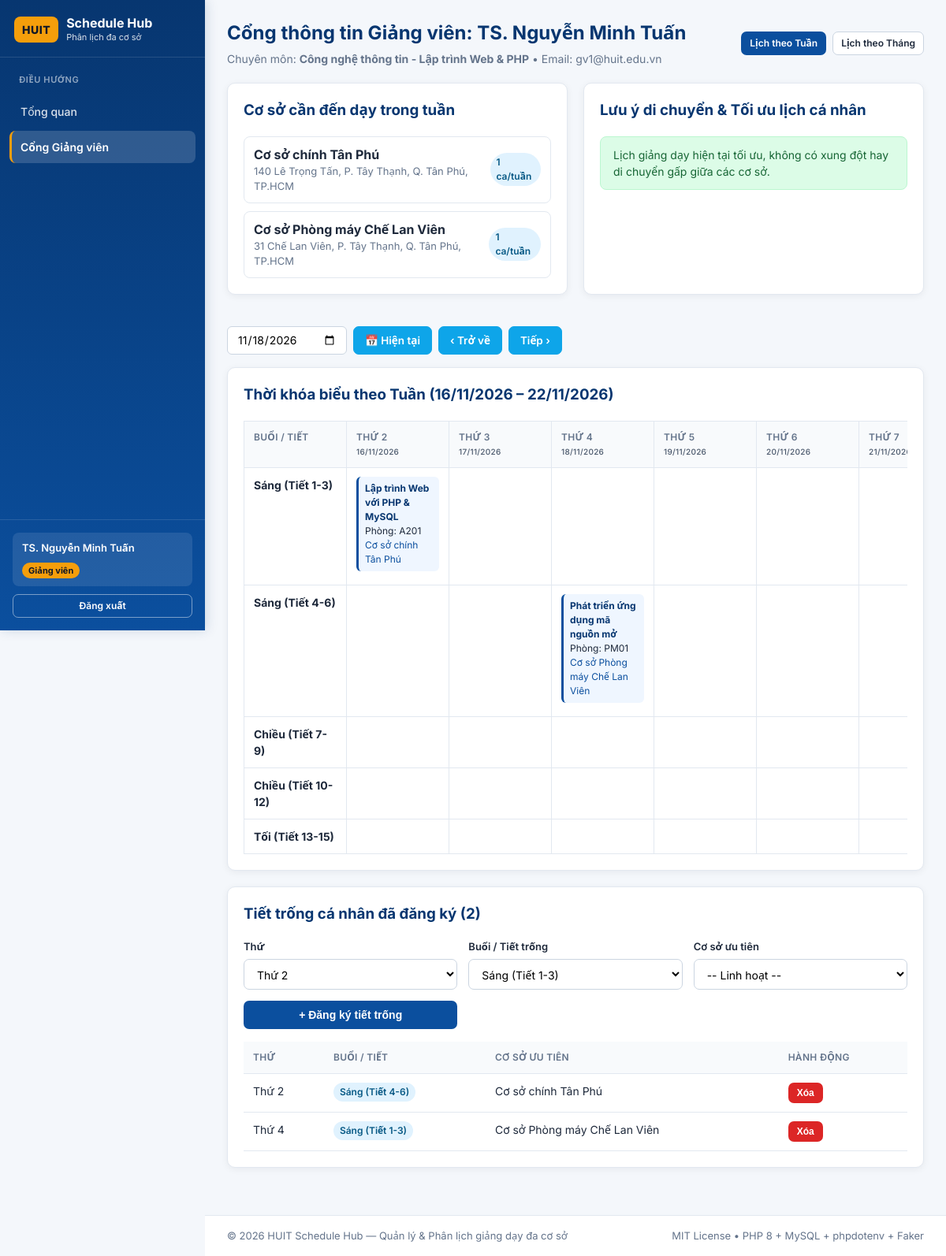
The page /portal.php?token=huit_portal_gv1_token on the database its author committed.
### tables this page shows
CREATE TABLE `teachers` (
    `id` INT UNSIGNED AUTO_INCREMENT PRIMARY KEY,
    `full_name` VARCHAR(120) NOT NULL,
    `email` VARCHAR(150) NOT NULL UNIQUE,
    `phone` VARCHAR(25) NOT NULL,
    `expertise` VARCHAR(200) NOT NULL COMMENT 'Chuyên môn chính',
    `password_hash` VARCHAR(255) DEFAULT NULL,
    `portal_token` VARCHAR(64) DEFAULT NULL UNIQUE,
    `created_at` TIMESTAMP DEFAULT CURRENT_TIMESTAMP
);

CREATE TABLE `schedules` (
    `id` INT UNSIGNED AUTO_INCREMENT PRIMARY KEY,
    `teacher_id` INT UNSIGNED NOT NULL,
    `branch_id` INT UNSIGNED NOT NULL,
    `subject_name` VARCHAR(180) NOT NULL COMMENT 'Tên học phần',
    `room` VARCHAR(50) NOT NULL COMMENT 'Phòng học',
    `day_of_week` TINYINT UNSIGNED NOT NULL COMMENT '2=Thứ 2 ... 7=Thứ 7, 8=Chủ nhật',
    `shift_or_periods` VARCHAR(80) NOT NULL COMMENT 'Buổi hoặc Tiết học cụ thể',
    `start_date` DATE NOT NULL DEFAULT '2026-09-07' COMMENT 'Ngày bắt đầu áp dụng',
    `end_date` DATE NOT NULL DEFAULT '2026-12-20' COMMENT 'Ngày kết thúc áp dụng',
    `notes` VARCHAR(255) DEFAULT NULL,
    `created_at` TIMESTAMP DEFAULT CURRENT_TIMESTAMP,
    CONSTRAINT `fk_schedules_teacher` FOREIGN KEY (`teacher_id`) REFERENCES `teachers`(`id`) ON DELETE CASCADE,
    CONSTRAINT `fk_schedules_branch` FOREIGN KEY (`branch_id`) REFERENCES `branches`(`id`) ON DELETE CASCADE,
    INDEX `idx_teacher_day` (`teacher_id`, `day_of_week`),
    INDEX `idx_branch_day` (`branch_id`, `day_of_week`)
);

CREATE TABLE `branches` (
    `id` INT UNSIGNED AUTO_INCREMENT PRIMARY KEY,
    `branch_name` VARCHAR(150) NOT NULL,
    `address` VARCHAR(255) NOT NULL,
    `created_at` TIMESTAMP DEFAULT CURRENT_TIMESTAMP
);

CREATE TABLE `teacher_availabilities` (
    `id` INT UNSIGNED AUTO_INCREMENT PRIMARY KEY,
    `teacher_id` INT UNSIGNED NOT NULL,
    `day_of_week` TINYINT UNSIGNED NOT NULL COMMENT '2=Thứ 2 ... 7=Thứ 7, 8=Chủ nhật',
    `shift_or_periods` VARCHAR(80) NOT NULL COMMENT 'Khung tiết/buổi trống',
    `preferred_branch_id` INT UNSIGNED DEFAULT NULL,
    `note` VARCHAR(200) DEFAULT NULL,
    `created_at` TIMESTAMP DEFAULT CURRENT_TIMESTAMP,
    CONSTRAINT `fk_avail_teacher` FOREIGN KEY (`teacher_id`) REFERENCES `teachers`(`id`) ON DELETE CASCADE,
    CONSTRAINT `fk_avail_branch` FOREIGN KEY (`preferred_branch_id`) REFERENCES `branches`(`id`) ON DELETE SET NULL,
    UNIQUE KEY `uq_teacher_slot` (`teacher_id`, `day_of_week`, `shift_or_periods`)
);

### src/Models/Teacher.php (called while the page is built, shortened)
<?php
class Teacher
{
    public static function find(int $id): ?array
    {
        $pdo = Database::getConnection();
        $stmt = $pdo->prepare('SELECT id, full_name, email, phone, expertise, portal_token, created_at FROM teachers WHERE id = :id');
        $stmt->execute(['id' => $id]);
        $row = $stmt->fetch();
        return $row ?: null;
    }
}

### src/Services/AuthService.php (called while the page is built, shortened)
<?php
class AuthService
{
    public static function user(): ?array
    {
        return $_SESSION['auth'] ?? null;
    }
}

### src/Models/Schedule.php (called while the page is built, shortened)
<?php
class Schedule
{
    public static function all(array $filters = []): array
    {
        $pdo = Database::getConnection();
        $sql = 'SELECT s.*, t.full_name AS teacher_name, t.expertise AS teacher_expertise, t.email AS teacher_email,
                       b.branch_name, b.address AS branch_address
                FROM schedules s
                INNER JOIN teachers t ON s.teacher_id = t.id
                INNER JOIN branches b ON s.branch_id = b.id
                WHERE 1=1';
        $params = [];
        if (!empty($filters['teacher_id'])) {
            $sql .= ' AND s.teacher_id = :teacher_id';
            $params['teacher_id'] = (int) $filters['teacher_id'];
        }
        if (!empty($filters['day_of_week'])) {
            $sql .= ' AND s.day_of_week = :day_of_week';
            $params['day_of_week'] = (int) $filters['day_of_week'];
        }
        if (!empty($filters['date_from']) && !empty($filters['date_to'])) {
            $sql .= ' AND s.start_date <= :date_to AND s.end_date >= :date_from';
            $params['date_from'] = $filters['date_from'];
            $params['date_to'] = $filters['date_to'];
        }
        $sql .= ' ORDER BY s.day_of_week ASC, s.shift_or_periods ASC, s.id DESC';
        $stmt = $pdo->prepare($sql);
        $stmt->execute($params);
        return $stmt->fetchAll();
    }
}

### src/Models/Availability.php (called while the page is built, shortened)
<?php
class Availability
{
    public static function all(?int $teacherId = null): array
    {
        $pdo = Database::getConnection();
        $sql = 'SELECT a.*, t.full_name AS teacher_name, t.expertise, b.branch_name AS preferred_branch_name
                FROM teacher_availabilities a
                INNER JOIN teachers t ON a.teacher_id = t.id
                LEFT JOIN branches b ON a.preferred_branch_id = b.id
                WHERE 1=1';
        $params = [];
        if ($teacherId) {
            $sql .= ' AND a.teacher_id = :teacher_id';
            $params['teacher_id'] = $teacherId;
        }
        $sql .= ' ORDER BY a.day_of_week ASC, a.shift_or_periods ASC, t.full_name ASC';
        $stmt = $pdo->prepare($sql);
        $stmt->execute($params);
        return $stmt->fetchAll();
    }
}

### portal.php (the view, shortened to what this page needs)
<?php
require_once __DIR__ . '/src/Views/layout.php';
$user = AuthService::user();
$teachers = Teacher::all();
$activeTeacherId = null;
if ($user && $user['role'] === 'teacher') {
    $activeTeacherId = (int) $user['teacher_id'];
} elseif ($user && $user['role'] === 'admin') {
    $activeTeacherId = !empty($_GET['teacher_id']) ? (int) $_GET['teacher_id'] : (!empty($teachers) ? (int) $teachers[0]['id'] : null);
} else {
    setFlash('info', 'Vui lòng đăng nhập bằng tài khoản Giảng viên hoặc truy cập qua đường dẫn riêng.');
    header('Location: login.php');
    exit;
}
$teacher = $activeTeacherId ? Teacher::find($activeTeacherId) : null;
$viewMode = ($_GET['view'] ?? 'week') === 'month' ? 'month' : 'week';
$rawDate = trim((string) ($_GET['date'] ?? date('Y-m-d')));
$dt = DateTimeImmutable::createFromFormat('Y-m-d', $rawDate) ?: new DateTimeImmutable('today');
$selectedDate = $dt->format('Y-m-d');
$todayStr = date('Y-m-d');
$isoWeekday = (int) $dt->format('N');
$weekStart = $dt->modify('-' . ($isoWeekday - 1) . ' days');
$weekDates = [];
foreach (ScheduleOptimizer::DAYS as $dNum => $dName) {
    $offset = $dNum - 2;
    $dObj = $weekStart->modify("+{$offset} days");
    $weekDates[$dNum] = $dObj->format('Y-m-d');
}
$prevDate = $viewMode === 'month' ? $dt->modify('-1 month')->format('Y-m-d') : $dt->modify('-7 days')->format('Y-m-d');
$nextDate = $viewMode === 'month' ? $dt->modify('+1 month')->format('Y-m-d') : $dt->modify('+7 days')->format('Y-m-d');
$buildPortalUrl = static function (array $overrides = []) use ($activeTeacherId, $viewMode, $selectedDate): string {
    $params = array_merge([
        'teacher_id' => $activeTeacherId,
        'view' => $viewMode,
        'date' => $selectedDate,
    ], $overrides);
    return 'portal.php?' . http_build_query($params);
};
$rangeStart = $viewMode === 'month' ? $dt->modify('first day of this month')->format('Y-m-d') : $weekDates[2];
$rangeEnd = $viewMode === 'month' ? $dt->modify('last day of this month')->format('Y-m-d') : $weekDates[8];
$schedules = Schedule::all([
    'teacher_id' => $activeTeacherId,
    'date_from' => $rangeStart,
    'date_to' => $rangeEnd,
]);
$availabilities = Availability::all($activeTeacherId);
$grid = [];
$campusSummary = [];
foreach ($schedules as $s) {
    $d = (int) $s['day_of_week'];
    $grid[$d][$s['shift_or_periods']][] = $s;
    $campusSummary[$s['branch_id']] = [
        'branch_name' => $s['branch_name'],
        'address' => $s['branch_address'],
        'count' => ($campusSummary[$s['branch_id']]['count'] ?? 0) + 1,
    ];
}
?>
<div class="page-header">
    <div>
        <h1>Cổng thông tin Giảng viên: <?= e($teacher['full_name']) ?></h1>
        <p>Chuyên môn: <strong><?= e($teacher['expertise']) ?></strong> &bull; Email: <?= e($teacher['email']) ?></p>
    </div>
    <div class="no-print" style="display:flex;gap:8px;align-items:center;flex-wrap:wrap;">
        <a href="<?= e($buildPortalUrl(['view' => 'week'])) ?>" class="btn btn-sm <?= $viewMode === 'week' ? 'btn-primary' : 'btn-outline' ?>">Lịch theo Tuần</a>
        <a href="<?= e($buildPortalUrl(['view' => 'month'])) ?>" class="btn btn-sm <?= $viewMode === 'month' ? 'btn-primary' : 'btn-outline' ?>">Lịch theo Tháng</a>
    </div>
</div>
<div class="grid-2">
    <div class="card">
        <h3>Cơ sở cần đến dạy trong tuần</h3>
        <?php if (empty($campusSummary)): ?>
            <p style="color:#64748b;">Hiện chưa có lịch giảng dạy nào được phân.</p>
        <?php else: ?>
            <div style="display:grid;gap:10px;">
                <?php foreach ($campusSummary as $c): ?>
                    <div style="padding:10px 12px;border:1px solid #e2e8f0;border-radius:8px;display:flex;justify-content:space-between;align-items:center;">
                        <div>
                            <strong><?= e($c['branch_name']) ?></strong>
                            <div style="font-size:13px;color:#64748b;"><?= e($c['address']) ?></div>
                        </div>
                        <span class="badge badge-info"><?= (int) $c['count'] ?> ca/tuần</span>
                    </div>
                <?php endforeach; ?>
            </div>
        <?php endif; ?>
    </div>
    <div class="card">
        <h3>Lưu ý di chuyển &amp; Tối ưu lịch cá nhân</h3>
        <?php
        $hasWarn = false;
        if (!$hasWarn): ?>
            <div class="alert alert-success" style="margin:0;">Lịch giảng dạy hiện tại tối ưu, không có xung đột hay di chuyển gấp giữa các cơ sở.</div>
        <?php endif; ?>
    </div>
</div>
<div class="schedule-toolbar no-print">
    <form method="GET" action="portal.php" style="display:inline-flex;margin:0;">
        <input type="date" name="date" value="<?= e($selectedDate) ?>" onchange="this.form.submit()" aria-label="Chọn ngày">
    </form>
    <a href="<?= e($buildPortalUrl(['date' => $todayStr])) ?>" class="btn btn-sky">&#128197; Hiện tại</a>
    <a href="<?= e($buildPortalUrl(['date' => $prevDate])) ?>" class="btn btn-sky">&lsaquo; Trở về</a>
    <a href="<?= e($buildPortalUrl(['date' => $nextDate])) ?>" class="btn btn-sky">Tiếp &rsaquo;</a>
</div>
<?php if ($viewMode === 'week'): ?>
<div class="card">
    <h3>Thời khóa biểu theo Tuần (<?= date('d/m/Y', strtotime($weekDates[2])) ?> &ndash; <?= date('d/m/Y', strtotime($weekDates[8])) ?>)</h3>
    <div class="table-wrap">
        <table class="timetable-grid">
            <thead>
                <tr>
                    <th>Buổi / Tiết</th>
                    <?php foreach (ScheduleOptimizer::DAYS as $dNum => $dName):
                        $colDate = $weekDates[$dNum];
                        ?>
                        <th>
                            <?= e($dName) ?><br>
                            <small style="font-weight:500;color:#475569;"><?= date('d/m/Y', strtotime($colDate)) ?></small>
                        </th>
                    <?php endforeach; ?>
                </tr>
            </thead>
            <tbody>
                <?php foreach (array_keys(ScheduleOptimizer::SLOTS) as $slotName): ?>
                    <tr>
                        <td><strong><?= e($slotName) ?></strong></td>
                        <?php foreach (ScheduleOptimizer::DAYS as $dNum => $dName):
                            ?>
                            <td>
                                <?php if (!empty($grid[$dNum][$slotName])): ?>
                                    <?php foreach ($grid[$dNum][$slotName] as $item):
                                        ?>
                                        <div class="slot-card">
                                            <strong><?= e($item['subject_name']) ?></strong>
                                            <div>Phòng: <?= e($item['room']) ?></div>
                                            <div style="color:#0b4f9e;"><?= e($item['branch_name']) ?></div>
                                        </div>
                                    <?php endforeach; ?>
                                <?php endif; ?>
                            </td>
                        <?php endforeach; ?>
                    </tr>
                <?php endforeach; ?>
            </tbody>
        </table>
    </div>
</div>
<?php endif; ?>
<div class="card">
    <h3>Tiết trống cá nhân đã đăng ký (<?= count($availabilities) ?>)</h3>
    <form method="POST" action="portal.php?teacher_id=<?= $activeTeacherId ?>&view=<?= e($viewMode) ?>" class="form-grid" style="align-items:end;margin-bottom:16px;">
        <div class="form-group">
            <label>Thứ</label>
            <select name="day_of_week" required>
                <?php foreach (ScheduleOptimizer::DAYS as $dNum => $dName): ?>
                    <option value="<?= $dNum ?>"><?= e($dName) ?></option>
                <?php endforeach; ?>
            </select>
        </div>
        <div class="form-group">
            <label>Buổi / Tiết trống</label>
            <select name="shift_or_periods" required>
                <?php foreach (array_keys(ScheduleOptimizer::SLOTS) as $slotName): ?>
                    <option value="<?= e($slotName) ?>"><?= e($slotName) ?></option>
                <?php endforeach; ?>
            </select>
        </div>
        <div class="form-group">
            <label>Cơ sở ưu tiên</label>
            <select name="preferred_branch_id">
                <option value="">-- Linh hoạt --</option>
            </select>
        </div>
        <div class="form-group">
            <button type="submit" class="btn btn-primary">+ Đăng ký tiết trống</button>
        </div>
    </form>
    <div class="table-wrap">
        <table>
            <thead>
                <tr>
                    <th>Thứ</th>
                    <th>Buổi / Tiết</th>
                    <th>Cơ sở ưu tiên</th>
                    <th>Hành động</th>
                </tr>
            </thead>
            <tbody>
                <?php foreach ($availabilities as $av): ?>
                    <tr>
                        <td><?= e(ScheduleOptimizer::DAYS[(int) $av['day_of_week']] ?? '') ?></td>
                        <td><span class="badge badge-info"><?= e($av['shift_or_periods']) ?></span></td>
                        <td><?= e($av['preferred_branch_name'] ?? 'Linh hoạt') ?></td>
                        <td>
                            <form method="POST" action="portal.php?teacher_id=<?= $activeTeacherId ?>&view=<?= e($viewMode) ?>" style="margin:0;">
                                <button type="submit" class="btn btn-sm btn-danger">Xóa</button>
                            </form>
                        </td>
                    </tr>
                <?php endforeach; ?>
            </tbody>
        </table>
    </div>
</div>

### rows shown on the page
teachers: full_name "TS. Nguyễn Minh Tuấn", expertise "Công nghệ thông tin - Lập trình Web & PHP", email "gv1@huit.edu.vn"
schedules: branch.branch_name "Cơ sở Phòng máy Chế Lan Viên", branch.address "31 Chế Lan Viên, P. Tây Thạnh, Q. Tân Phú, TP.HCM", teacher "1", subject_name "Phát triển ứng dụng mã nguồn mở", room "PM01"
schedules: subject_name "Lập trình Web với PHP & MySQL", room "A201", branch.branch_name "Cơ sở chính Tân Phú"
teacher_availabilities: day_of_week "Thứ 2", shift_or_periods "Sáng (Tiết 4-6)", preferred_branch.branch_name "Cơ sở chính Tân Phú"
teacher_availabilities: day_of_week "Thứ 4", shift_or_periods "Sáng (Tiết 1-3)", preferred_branch.branch_name "Cơ sở Phòng máy Chế Lan Viên"

### other values the page prints
$user['name'] "TS. Nguyễn Minh Tuấn"
$c['branch_name'] "Cơ sở chính Tân Phú"
$c['address'] "140 Lê Trọng Tấn, P. Tây Thạnh, Q. Tân Phú, TP.HCM"
$c['count'] "1"
date('d/m/Y', strtotime($weekDates[2])) "16/11/2026"
date('d/m/Y', strtotime($weekDates[8])) "22/11/2026"
$dName "THỨ 2"
date('d/m/Y', strtotime($colDate)) "16/11/2026"
$dName "THỨ 3"
date('d/m/Y', strtotime($colDate)) "17/11/2026"
$dName "THỨ 4"
date('d/m/Y', strtotime($colDate)) "18/11/2026"
$dName "THỨ 5"
date('d/m/Y', strtotime($colDate)) "19/11/2026"
$dName "THỨ 6"
